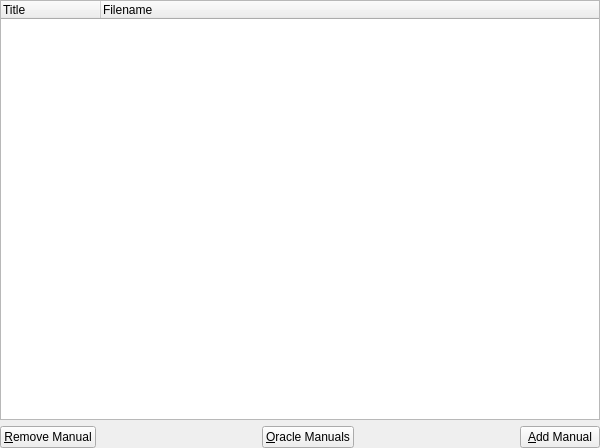
<?xml version="1.0" encoding="UTF-8"?>
<ui version="4.0">
 <class>toHelpSetupUI</class>
 <widget class="QWidget" name="toHelpSetupUI">
  <property name="geometry">
   <rect>
    <x>0</x>
    <y>0</y>
    <width>600</width>
    <height>448</height>
   </rect>
  </property>
  <property name="sizePolicy">
   <sizepolicy hsizetype="Expanding" vsizetype="Preferred">
    <horstretch>0</horstretch>
    <verstretch>0</verstretch>
   </sizepolicy>
  </property>
  <property name="minimumSize">
   <size>
    <width>600</width>
    <height>0</height>
   </size>
  </property>
  <property name="windowTitle">
   <string>Form1</string>
  </property>
  <property name="toolTip">
   <string>Add manuals from an Oracle index page.</string>
  </property>
  <property name="whatsThis">
   <string>Add manuals from an Oracle index page. This is the index page that links to the actual manuals. Not the master index page that links to different categories of manuals.</string>
  </property>
  <layout class="QGridLayout">
   <property name="margin">
    <number>0</number>
   </property>
   <property name="spacing">
    <number>6</number>
   </property>
   <item row="0" column="0" colspan="5">
    <widget class="toTreeWidget" name="FileList">
     <property name="allColumnsShowFocus">
      <bool>true</bool>
     </property>
     <column>
      <property name="text">
       <string>Title</string>
      </property>
     </column>
     <column>
      <property name="text">
       <string>Filename</string>
      </property>
     </column>
    </widget>
   </item>
   <item row="1" column="4">
    <widget class="QPushButton" name="AddButton">
     <property name="sizePolicy">
      <sizepolicy hsizetype="Fixed" vsizetype="Fixed">
       <horstretch>0</horstretch>
       <verstretch>0</verstretch>
      </sizepolicy>
     </property>
     <property name="text">
      <string>&amp;Add Manual</string>
     </property>
    </widget>
   </item>
   <item row="1" column="3">
    <spacer>
     <property name="orientation">
      <enum>Qt::Horizontal</enum>
     </property>
     <property name="sizeType">
      <enum>QSizePolicy::Expanding</enum>
     </property>
     <property name="sizeHint" stdset="0">
      <size>
       <width>20</width>
       <height>20</height>
      </size>
     </property>
    </spacer>
   </item>
   <item row="1" column="0">
    <widget class="QPushButton" name="RemoveButton">
     <property name="sizePolicy">
      <sizepolicy hsizetype="Fixed" vsizetype="Fixed">
       <horstretch>0</horstretch>
       <verstretch>0</verstretch>
      </sizepolicy>
     </property>
     <property name="text">
      <string>&amp;Remove Manual</string>
     </property>
    </widget>
   </item>
   <item row="1" column="2">
    <widget class="QPushButton" name="AddOracle">
     <property name="sizePolicy">
      <sizepolicy hsizetype="Fixed" vsizetype="Fixed">
       <horstretch>0</horstretch>
       <verstretch>0</verstretch>
      </sizepolicy>
     </property>
     <property name="text">
      <string>&amp;Oracle Manuals</string>
     </property>
    </widget>
   </item>
   <item row="1" column="1">
    <spacer>
     <property name="orientation">
      <enum>Qt::Horizontal</enum>
     </property>
     <property name="sizeType">
      <enum>QSizePolicy::Expanding</enum>
     </property>
     <property name="sizeHint" stdset="0">
      <size>
       <width>20</width>
       <height>20</height>
      </size>
     </property>
    </spacer>
   </item>
  </layout>
 </widget>
 <customwidgets>
  <customwidget>
   <class>toTreeWidget</class>
   <extends>QTreeWidget</extends>
   <header>widgets/totreewidget.h</header>
  </customwidget>
 </customwidgets>
 <tabstops>
  <tabstop>FileList</tabstop>
  <tabstop>AddButton</tabstop>
  <tabstop>RemoveButton</tabstop>
 </tabstops>
 <resources/>
 <connections/>
</ui>
